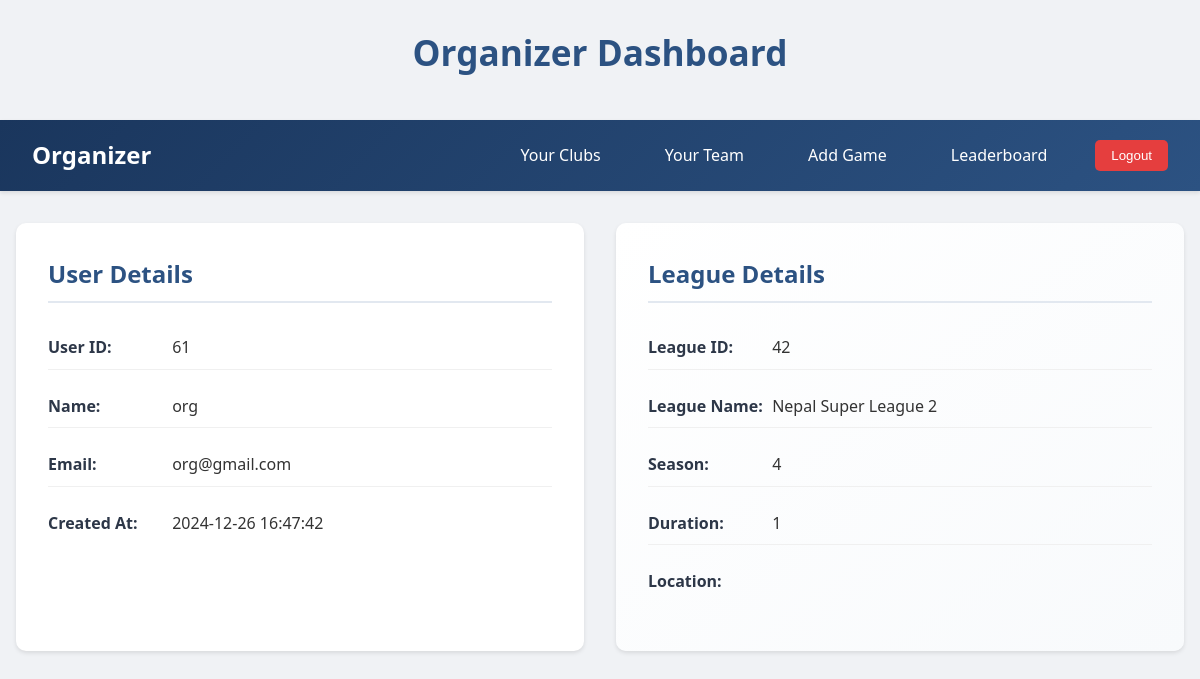
Page /pages/org_dashboard.php (signed in) on the committed database.
### tables this page shows
CREATE TABLE `user` (
  `userId` int(11) NOT NULL,
  `name` varchar(100) NOT NULL,
  `email` varchar(100) NOT NULL,
  `password` varchar(255) NOT NULL,
  `created_at` timestamp NOT NULL DEFAULT current_timestamp(),
  `status` enum('pending','approved','denied') DEFAULT 'pending'
);

CREATE TABLE `league` (
  `league_id` int(11) NOT NULL,
  `league_name` varchar(100) DEFAULT NULL,
  `userId` int(11) NOT NULL,
  `start_date` int(11) DEFAULT NULL,
  `end_date` int(11) DEFAULT NULL,
  `season` int(100) DEFAULT NULL,
  `status` varchar(20) DEFAULT 'pending',
  `duration` int(11) NOT NULL,
  `max_teams` int(11) NOT NULL,
  `location` varchar(50) DEFAULT NULL
);

### pages/org_dashboard.php (the view, shortened to what this page needs)
<?php
require 'db_connection.php';
$userId = $_SESSION['userId'];
$stmt = $conn->prepare("SELECT userId, name, email, created_at, status FROM user WHERE userId = ?");
$stmt->bind_param("i", $userId);
$stmt->execute();
$result = $stmt->get_result();
if ($result->num_rows > 0) {
    $user = $result->fetch_assoc();
} else {
    session_destroy();
    header("Location: login.php");
    exit();
}
$league_stmt = $conn->prepare("SELECT league_id, league_name, season, duration, location FROM league WHERE userId = ?");
$league_stmt->bind_param("i", $userId);
$league_stmt->execute();
$league_result = $league_stmt->get_result();
$league = $league_result->fetch_assoc();
?>
<!DOCTYPE html>
<html lang="en">
<head>
    <link rel="stylesheet" href="../assests/css/dashboardstyle.css">
</head>
<body>
    <h1>Organizer Dashboard</h1>
    <nav class="navbar">
        <a href="org_dashboard.php" class="logo">Organizer</a>
        <ul id="nav-links">
        <li><a href="club.php">Your Clubs</a></li>
            <li><a href="team.php">Your Team</a></li>
            <li><a href="add_game.php">Add Game</a></li>
            <li><a href="leaderboard.php">Leaderboard</a></li>
            <li>
                <form action="logout.php" method="post" style="display:inline;">
                    <button type="submit" class="logout-btn">Logout</button>
                </form>
            </li>
        </ul>
    </nav>
    <div class="details-container">
        <div class="details-section">
            <h2>User Details</h2>
            <p><strong>User ID:</strong> <?php echo htmlspecialchars($user['userId']); ?></p>
            <p><strong>Name:</strong> <?php echo htmlspecialchars($user['name']); ?></p>
            <p><strong>Email:</strong> <?php echo htmlspecialchars($user['email']); ?></p>
            <p><strong>Created At:</strong> <?php echo htmlspecialchars($user['created_at']); ?></p>
        </div>
        <div class="details-section league-details">
            <h2>League Details</h2>
            <?php if ($league): ?>
            <p><strong>League ID:</strong> <?php echo htmlspecialchars($league['league_id']); ?></p>
            <p><strong>League Name:</strong> <?php echo htmlspecialchars($league['league_name']); ?></p>
            <p><strong>Season:</strong> <?php echo htmlspecialchars($league['season']); ?></p>
            <p><strong>Duration:</strong> <?php echo htmlspecialchars($league['duration']); ?></p>
            <p><strong>Location:</strong> <?php echo htmlspecialchars($league['location']); ?></p>
            <?php else: ?>
            <p>No league details available.</p>
            <?php endif; ?>
        </div>
    </div>
</body>
</html>

### assests/css/dashboardstyle.css (style rules this page uses)
* { margin: 0; padding: 0; box-sizing: border-box; }
body { font-family: 'Segoe UI', Tahoma, Geneva, Verdana, sans-serif; background-color: #f0f2f5; color: #333; line-height: 1.6; }
h1 { text-align: center; color: #2c5282; padding: 1.5rem; font-size: 2.2rem; margin-bottom: 1rem; }
.navbar { background: linear-gradient(135deg, #1a365d 0%, #2c5282 100%); padding: 1rem 2rem; display: flex; justify-content: space-between; align-items: center; position: sticky; top: 0; z-index: 1000; box-shadow: 0 2px 4px rgba(0, 0, 0, 0.1); }
.navbar .logo { color: white; text-decoration: none; font-size: 1.5rem; font-weight: bold; }
#nav-links { display: flex; list-style: none; gap: 2rem; align-items: center; }
#nav-links li a { color: white; text-decoration: none; padding: 0.5rem 1rem; border-radius: 5px; transition: all 0.3s ease; }
.logout-btn { background-color: #e53e3e; color: white; border: none; padding: 0.5rem 1rem; border-radius: 5px; cursor: pointer; transition: all 0.3s ease; }
.details-container { max-width: 1200px; margin: 2rem auto; padding: 0 1rem; display: grid; grid-template-columns: repeat(auto-fit, minmax(300px, 1fr)); gap: 2rem; }
.details-section { background: white; padding: 2rem; border-radius: 10px; box-shadow: 0 2px 4px rgba(0, 0, 0, 0.1); transition: transform 0.3s ease; }
.details-section h2 { color: #2c5282; margin-bottom: 1.5rem; padding-bottom: 0.5rem; border-bottom: 2px solid #e2e8f0; }
.details-section p { margin-bottom: 1rem; padding: 0.5rem 0; border-bottom: 1px solid #f0f0f0; }
.details-section p:last-child { border-bottom: none; }
.details-section strong { color: #2d3748; min-width: 120px; display: inline-block; }
.league-details { background: linear-gradient(to bottom right, #ffffff, #f8fafc); }
.details-section { animation: fadeIn 0.5s ease-out; }

### rows in the picture
user: userId "61", name "org", email "org@gmail.com", created_at "2024-12-26 16:47:42"
league: league_id "42", league_name "Nepal Super League 2", season "4", duration "1"
